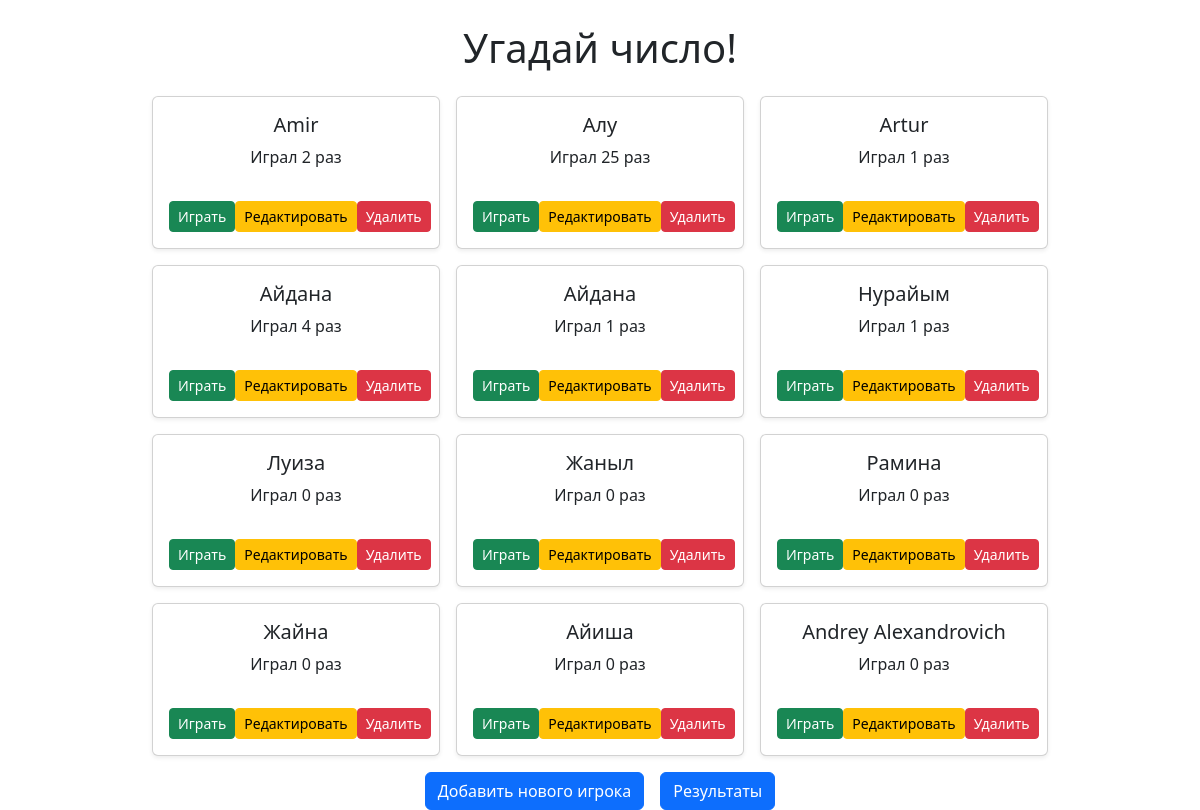
The page / on the database its author committed.
### game_app/models.py (models this page shows, shortened)
class Player(models.Model):
    name = models.CharField(max_length=50)

class GameResult(models.Model):
    player = models.ForeignKey(Player, on_delete=models.CASCADE, related_name="results")  # добавлен related_name
    number_to_guess = models.IntegerField()
    attempts = models.IntegerField()
    success = models.BooleanField()
    date = models.DateTimeField(auto_now_add=True)

### game_app/views.py (the view)
# urls.py: path('', views.player_list, name='home'),  # <-- корень сайта показывает список игроков
def player_list(request):
    players = Player.objects.all()
    return render(request, 'game_app/player_list.html', {'players': players})

### game_app/templates/game_app/player_list.html (shortened to what this page needs)
{% load static %}
<!DOCTYPE html>
<html lang="ru">
<head>
    <link href="https://cdn.jsdelivr.net/npm/bootstrap@5.3.0/dist/css/bootstrap.min.css" rel="stylesheet">
</head>
<body>
<div class="container mt-4">
    <h1 class="mb-4 text-center">Угадай число!</h1>
    <div class="d-flex flex-wrap gap-3 justify-content-center">
        {% for player in players %}
        <div class="card shadow-sm" style="width: 18rem;">
            <div class="card-body d-flex flex-column justify-content-between text-center">
                <h5 class="card-title">{{ player.name }}</h5>
                <p class="card-text">Играл {{ player.results.all|length }} раз</p>
                <div class="d-flex justify-content-between mt-3">
                    <a href="{% url 'play_game' player.id %}" class="btn btn-success btn-sm">Играть</a>
                    <a href="{% url 'player_update' player.id %}" class="btn btn-warning btn-sm">Редактировать</a>
                    <a href="{% url 'player_delete' player.id %}" class="btn btn-danger btn-sm">Удалить</a>
                </div>
            </div>
        </div>
        {% endfor %}
    </div>
    <div class="d-flex gap-3 justify-content-center mt-3">
        <a href="{% url 'player_create' %}" class="btn btn-primary">Добавить нового игрока</a>
        <a href="{% url 'result_list' %}" class="btn btn-primary">Результаты</a>
    </div>
</div>
</body>
</html>

### rows shown on the page
Player: name "Amir", results.all|length "2"
Player: name "Алу", results.all|length "25"
Player: name "Artur", results.all|length "1"
Player: name "Айдана", results.all|length "4"
Player: name "Айдана", results.all|length "1"
Player: name "Нурайым", results.all|length "1"
Player: name "Луиза", results.all|length "0"
Player: name "Жаныл", results.all|length "0"
Player: name "Рамина", results.all|length "0"
Player: name "Жайна", results.all|length "0"
Player: name "Айиша", results.all|length "0"
Player: name "Andrey Alexandrovich", results.all|length "0"
